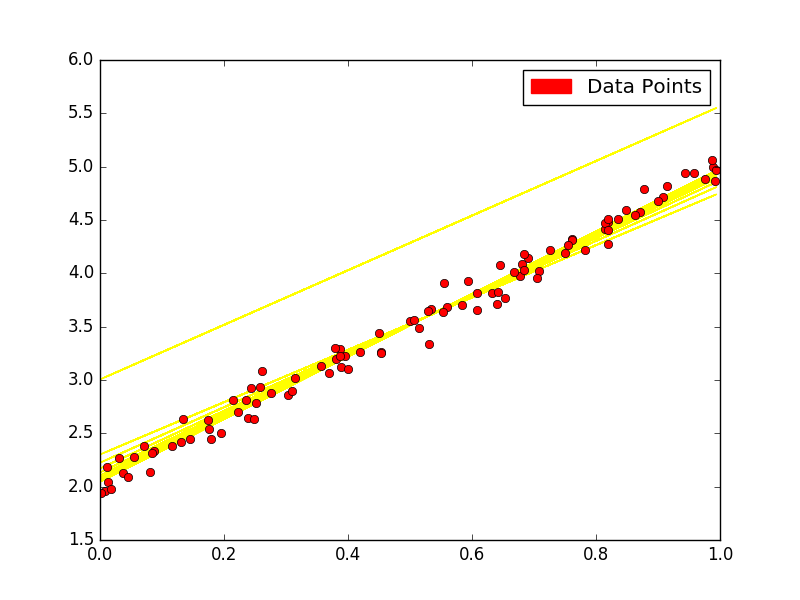

Here is the Python script that generated this plot:
#linear regression
import numpy as np
import tensorflow as tf
import matplotlib.patches as mpatches
import matplotlib.pyplot as plt

#generate random points and define linear relation

x_data = np.random.rand(100).astype(np.float32)

#equation for this model : Y=3X+2	desired model

y_data = 3*x_data + 2

#adding some gaussian noise to the data of y_data
y_data = np.vectorize(lambda y: y + np.random.normal(loc=0.0, scale=0.1))(y_data)

#initialize a & b with random value
a = tf.Variable(1.0) #slope
b = tf.Variable(0.2) #intercept
#define the linear function
y = a * x_data + b

#minimise the squared error, define equation to be minimized as loss
#find loss value using tf.reduce_mean()

loss = tf.reduce_mean(tf.square(y - y_data)) #mean of square diff of real and ideal

#optimizer method
#gradient descent with learning rate 0.5
#minimise the loss, tf.train.GradientDescentOptimizer.minimize()

optimizer = tf.train.GradientDescentOptimizer(0.5) #learning rate specified

train = optimizer.minimize(loss)

#initialise the variables
init = tf.global_variables_initializer()
sess = tf.Session()
sess.run(init)

#start optimization and run the graph
train_data = []
for step in range(100):
	evals = sess.run([train,a,b])[1:] #train is object of loss minimizer function, it is passed with a and b values
	if step % 5 == 0:
		print(step, evals)
		train_data.append(evals)

#graph plotting

converter = plt.colors
cr, cg, cb = (1.0, 1.0, 0.0)
for f in train_data:
	cb += 1.0 / len(train_data) #to produce color spectrum
	cb -= 1.0 / len(train_data)
	if cb > 1.0: cb = 1.0
	if cg < 0.0: cg = 0.0
	[a, b] = f #f is train data value [1x2 type data for a&b]
	f_y = np.vectorize(lambda x: a*x + b)(x_data)
	line = plt.plot(x_data, f_y)
	plt.setp(line, color=(cr, cg, cb))

plt.plot(x_data, y_data, 'ro')

green_line = mpatches.Patch(color='red', label='Data Points') #for legend in graph

plt.legend(handles=[green_line])

plt.show()

#in the graph one ideal line is visible, in cluster of lines, initially the slope of line was very high, then gradient descent optimizer minimised the error and final line is very parallel to ideal line
